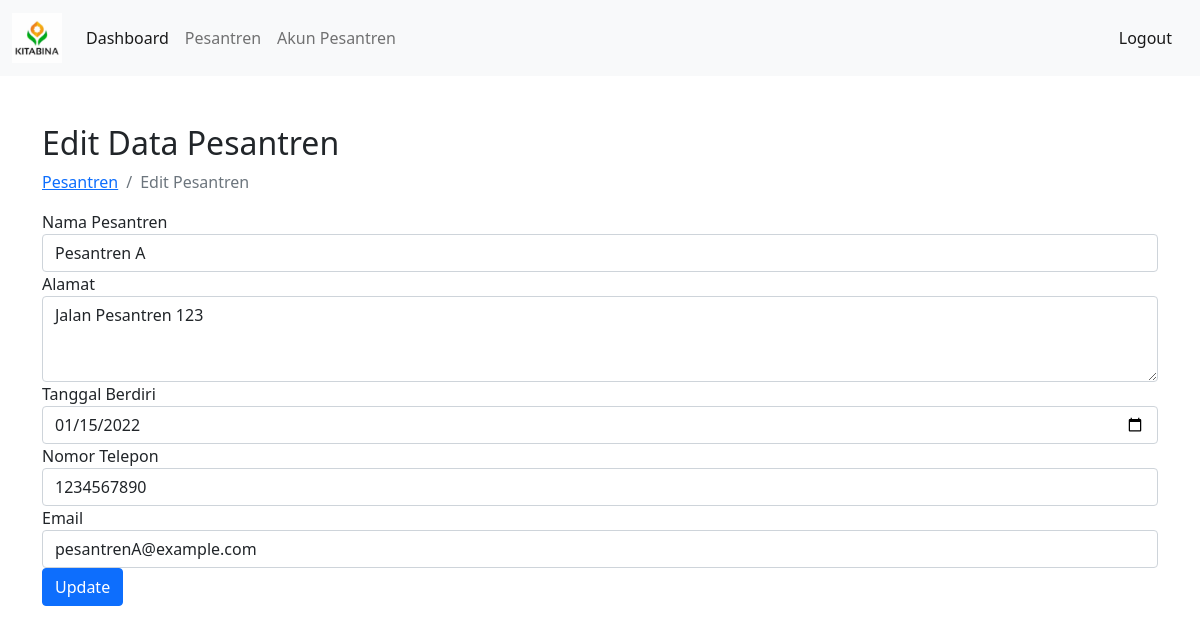
The app's page /public/yayasan/update_pesantren.php?id=1 (signed in) with its own data.
### tables this page shows
CREATE TABLE `pesantren` (
  `id` int(11) NOT NULL,
  `nama` varchar(255) NOT NULL,
  `alamat` text DEFAULT NULL,
  `tanggal_berdiri` date DEFAULT NULL,
  `no_telepon` varchar(20) DEFAULT NULL,
  `email` varchar(255) DEFAULT NULL
);

### public/yayasan/update_pesantren.php (the view, shortened to what this page needs)
<?php
require_once('header.php');
require_once('../../config.php');
?>
<div class="container mt-5">
    <h2>Edit Data Pesantren</h2>
    <ul class="breadcrumb">
        <li class="breadcrumb-item"><a href="pesantren.php">Pesantren</a></li>
        <li class="breadcrumb-item active">Edit Pesantren</li>
    </ul>
    <?php
    if (isset($_GET['id'])) {
        $id = $_GET['id'];
        $sql = "SELECT * FROM pesantren WHERE id=?";
        $stmt = $mysqli->prepare($sql);
        $stmt->bind_param("i", $id);
        $stmt->execute();
        $result = $stmt->get_result();
        $row = $result->fetch_assoc();
    ?>
    <form method="post">
        <div class="form-group">
            <label for="nama">Nama Pesantren</label>
            <input type="text" class="form-control" id="nama" name="nama" value="<?php echo $row['nama']; ?>" required>
        </div>
        <div class="form-group">
            <label for="alamat">Alamat</label>
            <textarea class="form-control" id="alamat" name="alamat" rows="3"><?php echo $row['alamat']; ?></textarea>
        </div>
        <div class="form-group">
            <label for="tanggal_berdiri">Tanggal Berdiri</label>
            <input type="date" class="form-control" id="tanggal_berdiri" name="tanggal_berdiri" value="<?php echo $row['tanggal_berdiri']; ?>">
        </div>
        <div class="form-group">
            <label for="no_telepon">Nomor Telepon</label>
            <input type="tel" class="form-control" id="no_telepon" name="no_telepon" value="<?php echo $row['no_telepon']; ?>">
        </div>
        <div class="form-group">
            <label for="email">Email</label>
            <input type="email" class="form-control" id="email" name="email" value="<?php echo $row['email']; ?>">
        </div>
        <button type="submit" class="btn btn-primary">Update</button>
    </form>
    <?php
    } else {
        echo '<div class="alert alert-danger mt-3" role="alert">Invalid request. Please provide an id.</div>';
    }
    ?>
</div>
<?php
    require_once('../footer.php');
?>

### records on screen
pesantren: nama "Pesantren A", alamat "Jalan Pesantren 123", tanggal_berdiri "01/15/2022", no_telepon "1234567890", email "pesantrenA@example.com"
